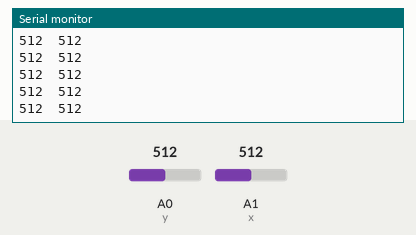
Bench run of a sketch on a simulated Arduino Uno, built with avr-gcc and run on an emulated ATmega328P. On the bench: the last lines printed to the serial monitor. Inputs (shaded band) come from the test bench; at power-on: A0 (y) = 512, A1 (x) = 512.

Above: at 1.2 s.
1.3 s: A0 (y) set to 982
At 2.0 s:
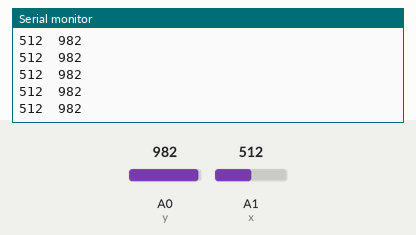
2.8 s: A0 (y) set to 1015
At 3.3 s:
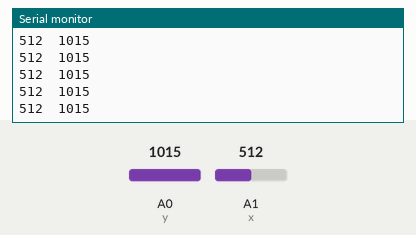
4.3 s: A0 (y) set to 11
At 4.8 s:
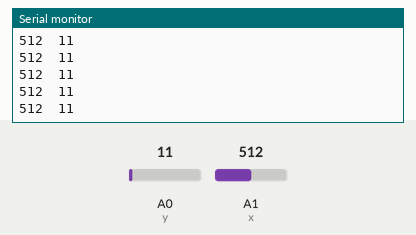
5.8 s: A0 (y) set to 8
At 6.7 s:
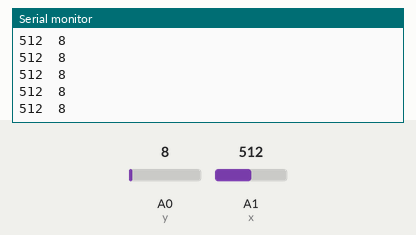
7.3 s: A1 (x) set to 988
At 8.0 s:
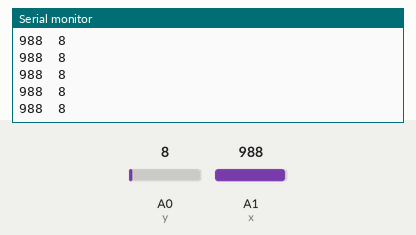
8.8 s: A1 (x) set to 1010
At 9.3 s:
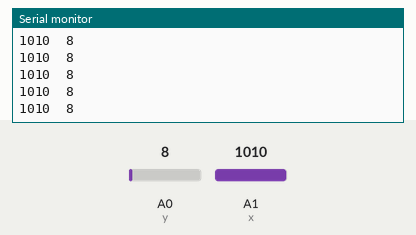
Timing chart, 0 to 11.8 s (numbered marks = the images above; inputs shaded):
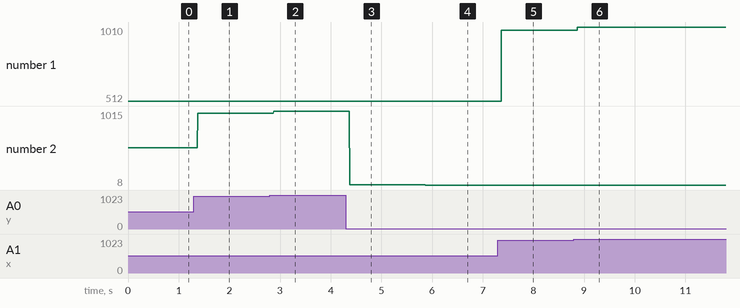

The sketch:

Potentiometer---Joistick_Testing--SerialPrint.ino
```cpp
int y = A0;
int x = A1;
int potx;
int poty;


void setup() {
 Serial.begin(9600);

}

void loop() {
  potx = analogRead(x);
  poty = analogRead(y);
  Serial.print(potx);
  Serial.print("\t");
  Serial.println(poty);
}
```

Measured:
- after the input at 1.3 s, the serial monitor: prints a new line after 0.08 s (image 1)
- after the input at 2.8 s, the serial monitor: prints a new line after 0.07 s (image 2)
- after the input at 4.3 s, the serial monitor: prints a new line after 0.07 s (image 3)
- after the input at 5.8 s, the serial monitor: prints a new line after 0.07 s (image 4)
- after the input at 7.3 s, the serial monitor: prints a new line after 0.07 s (image 5)
- after the input at 8.8 s, the serial monitor: prints a new line after 0.07 s (image 6)
- plotted number 1: 512 → 988 after the input at 7.3 s, 988 → 1010 after the input at 8.8 s
- plotted number 2: 512 → 982 after the input at 1.3 s, 982 → 1015 after the input at 2.8 s, 1015 → 11 after the input at 4.3 s, 11 → 8 after the input at 5.8 s
